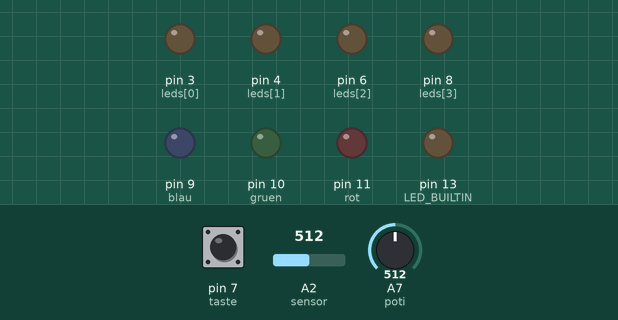
A sketch run on a simulated Arduino Nano, built with avr-gcc and run on an emulated ATmega328P. On the bench: output pins drawn as LEDs (lit = HIGH). Dashed ring = blinking. The test bench sets the inputs (shaded band); at power-on: A2 (sensor) = 512, pin 7 (taste) LOW, A7 (poti) = 512.

Above: at 1.2 s.
1.3 s: A2 (sensor) set to 788
2.8 s: A2 (sensor) set to 817
At 3.2 s:
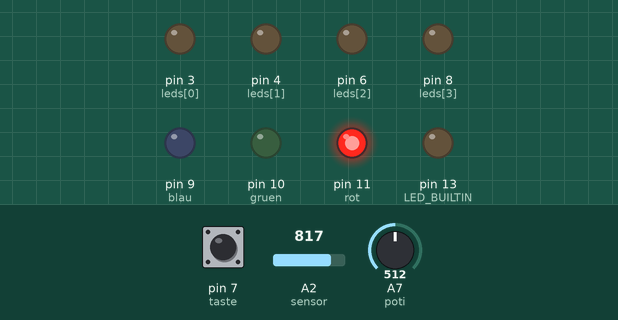
5.8 s: pin 7 (taste) pulled HIGH for 3.2 s
At 6.7 s:
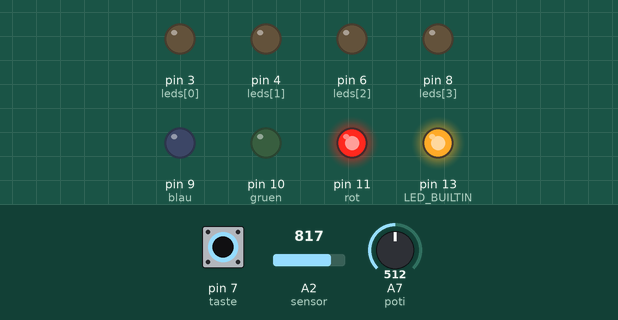
12.0 s: A7 (poti) set to 0
At 12.6 s:
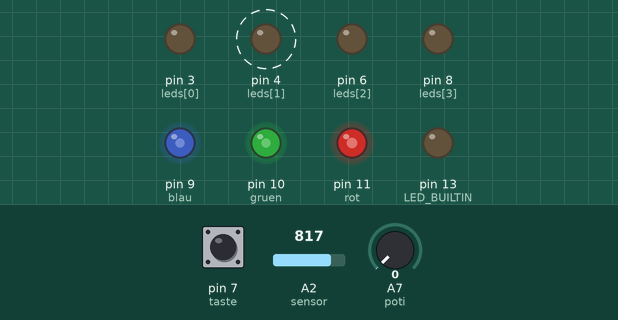
13.6 s: A7 (poti) set to 122
At 13.78 s:
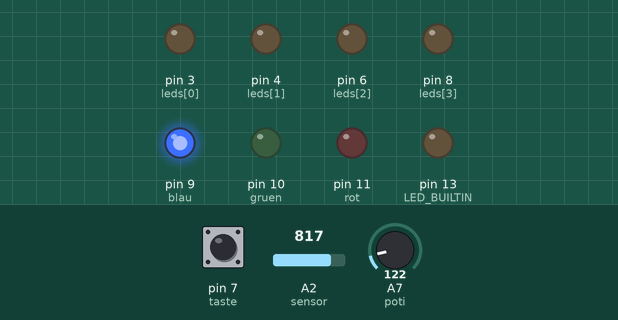
16.6 s: pin 7 (taste) pulled HIGH for 1 s
At 17.66 s:
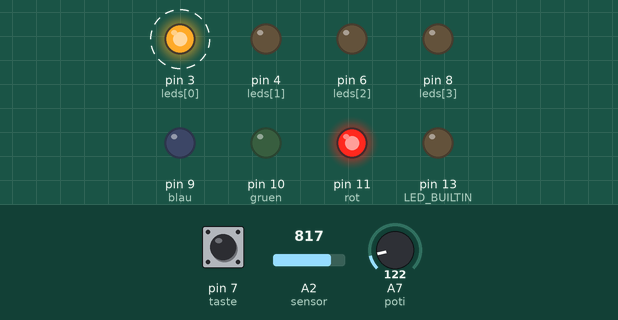
Timing chart, 0 to 20.6 s (numbered marks = the images above; inputs shaded):
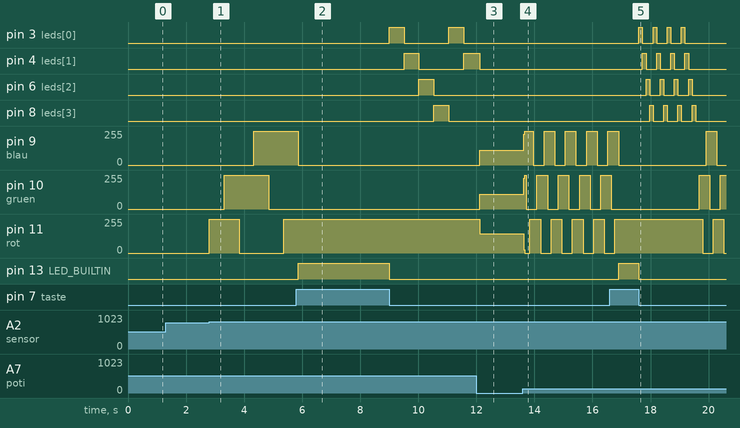

The sketch:

23klingel.ino
```cpp
//23klingel
//Franzis Adventskalender für Arduino

int leds[] = {3, 4, 6, 8};
int rot = 11;
int gruen = 10;
int blau = 9;
int taste = 7;
int poti = A7;
int sensor = A2;
int n = 4;
int s = 800;
int w = 4;

void setup() {
  pinMode(LED_BUILTIN, OUTPUT);
  pinMode(rot, OUTPUT);
  pinMode(gruen, OUTPUT);
  pinMode(blau, OUTPUT);
  pinMode(taste, INPUT);
  for(int i = 0; i < n; i++) {
    pinMode(leds[i], OUTPUT);
  }
}

void loop() {
  if(analogRead(sensor) > s) {
    digitalWrite(rot, HIGH);
    delay(analogRead(poti));
    digitalWrite(gruen, HIGH);
    delay(analogRead(poti));
    digitalWrite(rot, LOW);
    delay(analogRead(poti));
    digitalWrite(blau, HIGH);
    delay(analogRead(poti));
    digitalWrite(gruen, LOW);
    delay(analogRead(poti));
    digitalWrite(rot, HIGH);
    delay(analogRead(poti));
    digitalWrite(blau, LOW);
  }
  else {
    digitalWrite(rot, LOW);
    digitalWrite(gruen, LOW);
    digitalWrite(blau, LOW);
  }
  if(digitalRead(taste) == HIGH) {
    while(digitalRead(taste) == HIGH) {
      digitalWrite(LED_BUILTIN, HIGH);
    }
    digitalWrite(LED_BUILTIN, LOW);
    for(int j = 0; j < w; j++) {
      for(int i = 0; i < n; i++) {
        digitalWrite(leds[i], HIGH);
        delay(analogRead(poti));
        digitalWrite(leds[i], LOW);
      }
    }
  }
}
```

Measured:
- the behaviour switches between 800 and 801 on A2 (sensor) (found by bisection; images 0 and 1)
- after the input at 1.3 s, every drawn part: stays the same
- after the input at 2.8 s, pin 9 (blau): 0/255 → 255/255 after 1.5 s; pin 10 (gruen): 0/255 → 255/255 after 0.51 s, → 0/255 1.5 s later; pin 11 (rot): 0/255 → 255/255 at once, → 0/255 1.0 s later, → 255/255 1.5 s later
- after the input at 5.8 s, pin 3 (leds[0]): alternates HIGH for 0.51 s and LOW for 1.5 s, starting after 3.2 s; pin 4 (leds[1]): LOW → HIGH after 3.7 s, → LOW 0.51 s later, → HIGH 1.5 s later
- after the input at 12.0 s, pin 3 (leds[0]): stays LOW (without the input it goes to HIGH after 1.1 s); pin 6 (leds[2]): stays LOW (without the input it goes to HIGH after 0.07 s); pin 8 (leds[3]): stays LOW (without the input it goes to HIGH after 0.58 s); pin 9 (blau): 0/255 → 110/255 after 0.11 s; pin 10 (gruen): 0/255 → 109/255 after 0.11 s
- after the input at 13.6 s, pin 9 (blau): 110/255 → 231/255 at once, then moves between 0/255 and 255/255, repeating every 1.5 s
- after the input at 16.6 s, pin 3 (leds[0]): alternates HIGH for 0.12 s and LOW for 0.37 s, 8 changes in all, then stays LOW, starting after 1.0 s; pin 4 (leds[1]): alternates HIGH for 0.12 s and LOW for 0.37 s, 8 changes in all, then stays LOW, starting after 1.1 s
